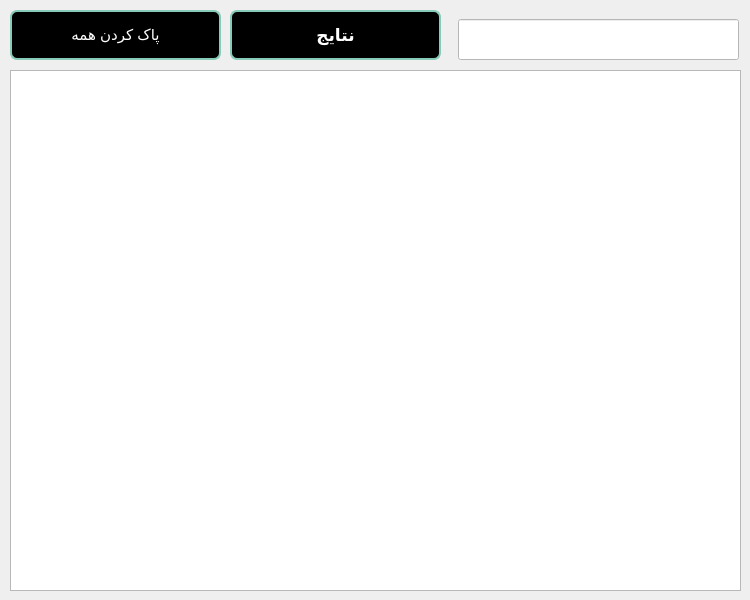
         <widget class="QWidget" name="page_wiki">
          <widget class="QTextEdit" name="textEdit_5">
           <property name="geometry">
            <rect>
             <x>10</x>
             <y>70</y>
             <width>731</width>
             <height>521</height>
            </rect>
           </property>
           <property name="font">
            <font>
             <pointsize>12</pointsize>
             <weight>50</weight>
             <italic>false</italic>
             <bold>false</bold>
            </font>
           </property>
           <property name="styleSheet">
            <string notr="true">color: rgb(255, 255, 255);
font:12pt
</string>
           </property>
          </widget>
          <widget class="QLineEdit" name="lineEdit_14">
           <property name="geometry">
            <rect>
             <x>458</x>
             <y>19</y>
             <width>281</width>
             <height>41</height>
            </rect>
           </property>
           <property name="sizePolicy">
            <sizepolicy hsizetype="Expanding" vsizetype="Fixed">
             <horstretch>60</horstretch>
             <verstretch>30</verstretch>
            </sizepolicy>
           </property>
           <property name="minimumSize">
            <size>
             <width>0</width>
             <height>30</height>
            </size>
           </property>
           <property name="font">
            <font>
             <pointsize>12</pointsize>
            </font>
           </property>
           <property name="styleSheet">
            <string notr="true">background-color: rgb(255, 255, 255);</string>
           </property>
          </widget>
          <widget class="QPushButton" name="pushButton_38">
           <property name="geometry">
            <rect>
             <x>230</x>
             <y>10</y>
             <width>211</width>
             <height>50</height>
            </rect>
           </property>
           <property name="sizePolicy">
            <sizepolicy hsizetype="Minimum" vsizetype="Fixed">
             <horstretch>40</horstretch>
             <verstretch>50</verstretch>
            </sizepolicy>
           </property>
           <property name="minimumSize">
            <size>
             <width>40</width>
             <height>50</height>
            </size>
           </property>
           <property name="font">
            <font>
             <pointsize>13</pointsize>
             <weight>75</weight>
             <bold>true</bold>
            </font>
           </property>
           <property name="styleSheet">
            <string notr="true">#pushButton_38{
background-color:rgb(0, 0, 0);
color: rgb(255, 255, 255);
border:2px solid #87CBB9;
border-radius: 7px;
}
#pushButton_38:hover{
background-color: #fff;
color:#000000;
}</string>
           </property>
           <property name="text">
            <string>نتایج</string>
           </property>
          </widget>
          <widget class="QPushButton" name="pushButton_37">
           <property name="geometry">
            <rect>
             <x>10</x>
             <y>10</y>
             <width>211</width>
             <height>50</height>
            </rect>
           </property>
           <property name="sizePolicy">
            <sizepolicy hsizetype="Minimum" vsizetype="Fixed">
             <horstretch>40</horstretch>
             <verstretch>50</verstretch>
            </sizepolicy>
           </property>
           <property name="minimumSize">
            <size>
             <width>40</width>
             <height>50</height>
            </size>
           </property>
           <property name="font">
            <font>
             <pointsize>11</pointsize>
             <weight>50</weight>
             <italic>false</italic>
             <bold>false</bold>
            </font>
           </property>
           <property name="styleSheet">
            <string notr="true">#pushButton_37{
background-color:rgb(0, 0, 0);
color: rgb(255, 255, 255);
border:2px solid #87CBB9;
border-radius: 7px;
}
#pushButton_37:hover{
background-color: #fff;
color:#000000;
}
</string>
           </property>
           <property name="text">
            <string>پاک کردن همه</string>
           </property>
          </widget>
         </widget>
